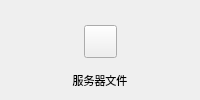
               <widget class="QWidget" name="widget_40" native="true">
                <layout class="QVBoxLayout" name="verticalLayout_27">
                 <property name="spacing">
                  <number>0</number>
                 </property>
                 <property name="leftMargin">
                  <number>0</number>
                 </property>
                 <property name="topMargin">
                  <number>0</number>
                 </property>
                 <property name="rightMargin">
                  <number>0</number>
                 </property>
                 <property name="bottomMargin">
                  <number>0</number>
                 </property>
                 <item>
                  <spacer name="verticalSpacer_27">
                   <property name="orientation">
                    <enum>Qt::Vertical</enum>
                   </property>
                   <property name="sizeHint" stdset="0">
                    <size>
                     <width>20</width>
                     <height>8</height>
                    </size>
                   </property>
                  </spacer>
                 </item>
                 <item>
                  <widget class="QWidget" name="widget_41" native="true">
                   <layout class="QVBoxLayout" name="verticalLayout_28">
                    <property name="spacing">
                     <number>0</number>
                    </property>
                    <property name="leftMargin">
                     <number>0</number>
                    </property>
                    <property name="topMargin">
                     <number>0</number>
                    </property>
                    <property name="rightMargin">
                     <number>0</number>
                    </property>
                    <property name="bottomMargin">
                     <number>0</number>
                    </property>
                    <item>
                     <widget class="QWidget" name="widget_42" native="true">
                      <property name="minimumSize">
                       <size>
                        <width>0</width>
                        <height>60</height>
                       </size>
                      </property>
                      <layout class="QHBoxLayout" name="horizontalLayout_12">
                       <property name="spacing">
                        <number>0</number>
                       </property>
                       <property name="leftMargin">
                        <number>0</number>
                       </property>
                       <property name="topMargin">
                        <number>0</number>
                       </property>
                       <property name="rightMargin">
                        <number>0</number>
                       </property>
                       <property name="bottomMargin">
                        <number>0</number>
                       </property>
                       <item>
                        <spacer name="horizontalSpacer_27">
                         <property name="orientation">
                          <enum>Qt::Horizontal</enum>
                         </property>
                         <property name="sizeHint" stdset="0">
                          <size>
                           <width>30</width>
                           <height>20</height>
                          </size>
                         </property>
                        </spacer>
                       </item>
                       <item>
                        <widget class="QPushButton" name="btn_13">
                         <property name="sizePolicy">
                          <sizepolicy hsizetype="Minimum" vsizetype="Minimum">
                           <horstretch>0</horstretch>
                           <verstretch>0</verstretch>
                          </sizepolicy>
                         </property>
                         <property name="minimumSize">
                          <size>
                           <width>33</width>
                           <height>33</height>
                          </size>
                         </property>
                         <property name="maximumSize">
                          <size>
                           <width>33</width>
                           <height>33</height>
                          </size>
                         </property>
                         <property name="focusPolicy">
                          <enum>Qt::TabFocus</enum>
                         </property>
                         <property name="styleSheet">
                          <string notr="true">border-image: url(:/new/prefix1/other/image/ScienceImage/StateCheck.png);</string>
                         </property>
                         <property name="text">
                          <string/>
                         </property>
                        </widget>
                       </item>
                       <item>
                        <spacer name="horizontalSpacer_28">
                         <property name="orientation">
                          <enum>Qt::Horizontal</enum>
                         </property>
                         <property name="sizeHint" stdset="0">
                          <size>
                           <width>30</width>
                           <height>20</height>
                          </size>
                         </property>
                        </spacer>
                       </item>
                      </layout>
                     </widget>
                    </item>
                    <item>
                     <widget class="DisMenuLabel" name="label_13">
                      <property name="maximumSize">
                       <size>
                        <width>16777215</width>
                        <height>30</height>
                       </size>
                      </property>
                      <property name="font">
                       <font>
                        <family>微软雅黑</family>
                        <pointsize>8</pointsize>
                       </font>
                      </property>
                      <property name="text">
                       <string>服务器文件</string>
                      </property>
                      <property name="alignment">
                       <set>Qt::AlignCenter</set>
                      </property>
                     </widget>
                    </item>
                   </layout>
                  </widget>
                 </item>
                 <item>
                  <spacer name="verticalSpacer_28">
                   <property name="orientation">
                    <enum>Qt::Vertical</enum>
                   </property>
                   <property name="sizeHint" stdset="0">
                    <size>
                     <width>20</width>
                     <height>8</height>
                    </size>
                   </property>
                  </spacer>
                 </item>
                </layout>
               </widget>
